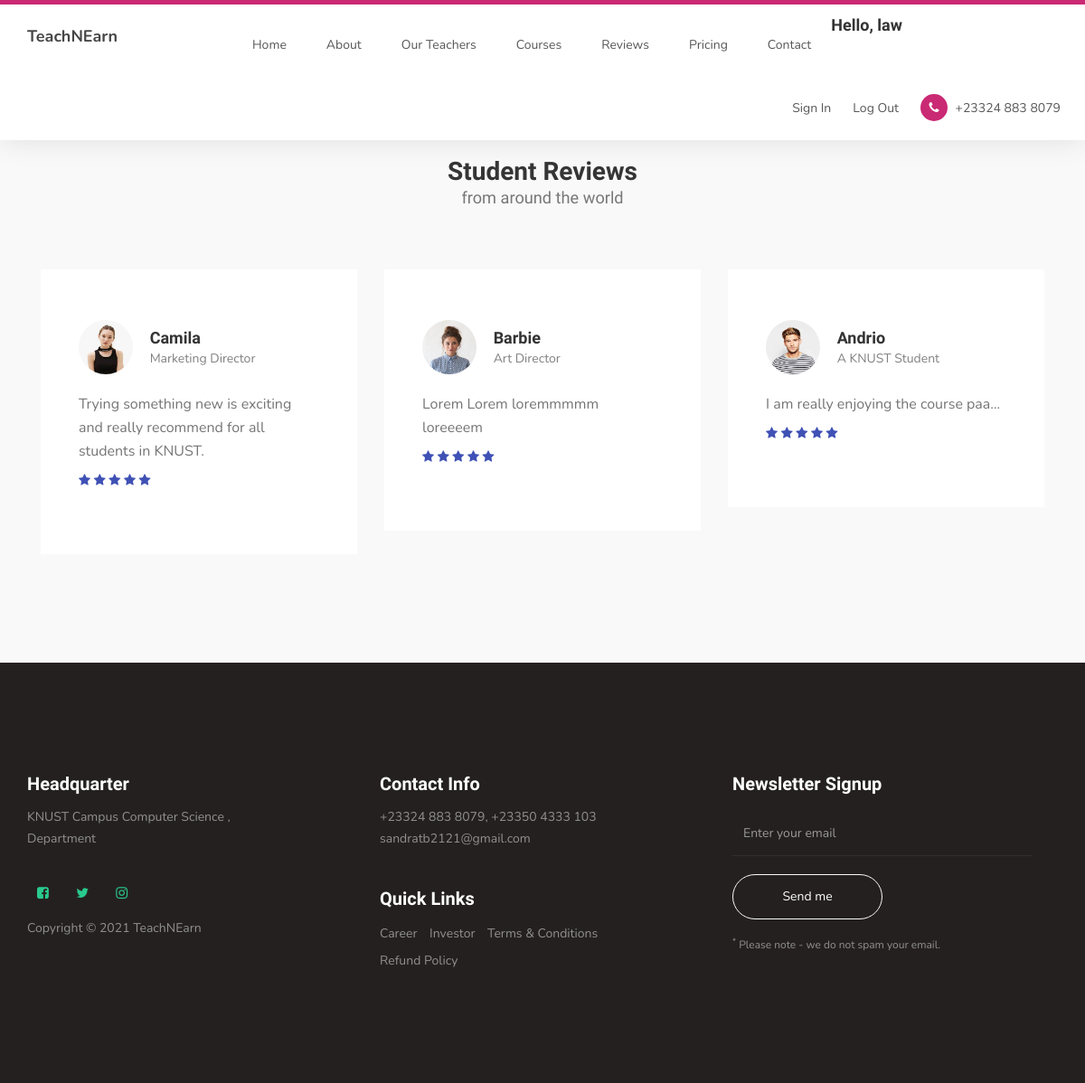
Screenshot of /reviews/ (signed in) with the database file from the repository.
### new/models.py (models this page shows, shortened)
class Review(models.Model):
    name = models.CharField(max_length=70)
    title = models.CharField(max_length=50)
    image = models.ImageField(upload_to='images/')
    star = models.IntegerField()
    comments = models.TextField()

### new/views.py (the view)
# urls.py: path('reviews/', views.reviews, name="reviews"),
@login_required(login_url='signin')
def reviews(request):
    reviews = Review.objects.all()
    context = {'reviews': reviews}
    return render(request, 'reviews.html', context)

### templates/reviews.html
{% extends 'base.html' %}
{% load static %}
{% block content %}
<section id="testimonial">
    <div class="container">
        <div class="row">
            <div class="col-md-12 col-sm-12">
                <div class="section-title">
                    <h2>Student Reviews <small>from around the world</small></h2>
                </div>
                <div class="owl-carousel owl-theme owl-client">
                {% for review in reviews %}
                    <div class="col-md-4 col-sm-4">
                        <div class="item">
                            <div class="tst-image">
                                <img src="{{review.image.url}}" class="img-responsive" alt="">
                            </div>
                            <div class="tst-author">
                                <h4>{{review.name}}</h4>
                                <span>{{review.title}}</span>
                            </div>
                            <p>{{review.comments}}</p>
                            <div class="tst-rating">
                                <i class="fa fa-star"></i>
                                <i class="fa fa-star"></i>
                                <i class="fa fa-star"></i>
                                <i class="fa fa-star"></i>
                                <i class="fa fa-star"></i>
                            </div>
                        </div>
                    </div>
                    {% endfor %}
                </div>
            </div>
        </div>
</section>
{% endblock content %}

### templates/base.html (shortened to what this page needs)
<!DOCTYPE html>
{% load static %}
<html lang="en">
<head>
     <link rel="stylesheet" href="{% static 'css/bootstrap.min.css' %}">
     <link rel="stylesheet" href="{% static 'css/font-awesome.min.css' %}">
     <link rel="stylesheet" href="{% static 'css/owl.carousel.css' %}">
     <link rel="stylesheet" href="{% static 'css/owl.theme.default.min.css' %}">
     <link rel="stylesheet" href="{% static 'css/index.css' %}">
</head>
<body id="top" data-spy="scroll" data-target=".navbar-collapse" data-offset="50">
     <section class="navbar custom-navbar navbar-fixed-top" role="navigation">
          <div class="container">
               <div class="navbar-header">
                    <a href="#" class="navbar-brand">TeachNEarn</a>
               </div>
               <div class="collapse navbar-collapse">
                    <ul class="nav navbar-nav navbar-nav-first">
                         <li><a href="{% url 'index' %}" class="smoothScroll">Home</a></li>
                         <li><a href="{% url 'about' %}" class="smoothScroll">About</a></li>
                         <li><a href="{% url 'team' %}" class="smoothScroll">Our Teachers</a></li>
                         <li><a href="{% url 'courses' %}" class="smoothScroll">Courses</a></li>
                         <li><a href="{% url 'reviews' %}" class="smoothScroll">Reviews</a></li>
                         <li><a href="{% url 'pricing' %}" class="smoothScroll">Pricing</a></li>
                         <li><a href="{% url 'contact' %}" class="smoothScroll">Contact</a></li>
                    </ul>
                    <span><h4 class="txt4">Hello, {{request.user}}</h4></span>
                    <ul class="nav navbar-nav navbar-right">
                        <li><a href="{% url 'signin' %}" class="smoothScroll">Sign In</a></li>
                        <li><a href="{% url 'logoutUser' %}" class="smoothScroll">Log Out</a></li>
                        <li><a href="#"><i class="fa fa-phone"></i> +23324 883 8079</a></li>
                    </ul>
               </div>
          </div>
     </section>
{% block content %}
{% endblock content %}
     <footer id="footer">
          <div class="container">
               <div class="row">
                    <div class="col-md-4 col-sm-6">
                         <div class="footer-info">
                              <div class="section-title">
                                   <h2>Headquarter</h2>
                              </div>
                              <address>
                                   <p>KNUST Campus Computer Science ,<br> Department </p>
                              </address>
                              <ul class="social-icon">
                                   <li><a href="#" class="fa fa-facebook-square" attr="facebook icon"></a></li>
                                   <li><a href="#" class="fa fa-twitter"></a></li>
                                   <li><a href="#" class="fa fa-instagram"></a></li>
                              </ul>
                              <div class="copyright-text">
                                   <p>Copyright &copy; 2021 TeachNEarn</p>
                              </div>
                         </div>
                    </div>
                    <div class="col-md-4 col-sm-6">
                         <div class="footer-info">
                              <div class="section-title">
                                   <h2>Contact Info</h2>
                              </div>
                              <address>
                                   <p>+23324 883 8079, +23350 4333 103</p>
                                   <p><a href="mailto:sandratb2121@gmail.com">sandratb2121@gmail.com</a></p>
                              </address>
                              <div class="footer_menu">
                                   <h2>Quick Links</h2>
                                   <ul>
                                        <li><a href="#">Career</a></li>
                                        <li><a href="#">Investor</a></li>
                                        <li><a href="#">Terms & Conditions</a></li>
                                        <li><a href="#">Refund Policy</a></li>
                                   </ul>
                              </div>
                         </div>
                    </div>
                    <div class="col-md-4 col-sm-12">
                         <div class="footer-info newsletter-form">
                              <div class="section-title">
                                   <h2>Newsletter Signup</h2>
                              </div>
                              <div>
                                   <div class="form-group">
                                        <form action="#" method="get">
                                             <input type="email" class="form-control" placeholder="Enter your email" name="email" id="email" required="">
                                             <input type="submit" class="form-control" name="submit" id="form-submit" value="Send me">
                                        </form>
                                        <span><sup>*</sup> Please note - we do not spam your email.</span>
                                   </div>
                              </div>
                         </div>
                    </div>
               </div>
          </div>
     </footer>
</body>
</html>

### static_in_project/css/index.css (style rules this page uses)
body { background: #ffffff; font-family: 'Nunito', sans-serif; overflow-x: hidden; padding-top: 70px; }
h1,h2,h3,h4,h5,h6 { font-family: 'Muli', sans-serif; font-weight: bold; line-height: inherit; }
h2 { color: #353535; font-size: 2em; padding-bottom: 10px; }
p { color: #757575; font-size: 14px; font-weight: normal; line-height: 24px; }
html { -webkit-font-smoothing: antialiased; }
a { color: #252525; -webkit-transition: 0.5s; transition: 0.5s; text-decoration: none !important; }
a, input, button, .form-control { -webkit-transition: 0.5s; transition: 0.5s; }
.section-title { padding-bottom: 40px; }
.section-title h2 { margin: 0; }
.section-title small { display: block; }
section { position: relative; padding: 100px 0; }
#team, #testimonial { background: #f9f9f9; }
#team, #testimonial { text-align: center; }
.custom-navbar { background: #ffffff; border-top: 5px solid #ca2974; border-bottom: 0; -webkit-box-shadow: 0 1px 30px rgba(0, 0, 0, 0.1); -moz-box-shadow: 0 1px 30px rgba(0, 0, 0, 0.1); box-shadow: 0 1px 30px rgba(0, 0, 0, 0.1); padding: 12px 0; margin-bottom: 0; padding: 0; }
.custom-navbar .navbar-brand { color: #454545; font-size: 18px; font-weight: bold; line-height: 40px; }
.custom-navbar .navbar-nav.navbar-nav-first { margin-left: 8em; }
.custom-navbar .navbar-nav.navbar-right li a { padding-right: 12px; padding-left: 12px; }
.custom-navbar .navbar-nav.navbar-right li a .fa { background: #ca2974; border-radius: 100%; color: #ffffff; width: 30px; height: 30px; line-height: 30px; text-align: center; display: inline-block; margin-right: 5px; }
.custom-navbar .nav li a { line-height: 40px; color: #575757; padding-right: 22px; padding-left: 22px; }
#testimonial .item { background: #ffffff; margin: 20px 0; padding: 4em 3em; text-align: left; }
#courses .col-md-4, #testimonial .col-md-4 { display: block; width: 100%; }
#testimonial .item > p { font-size: 16px; line-height: 26px; }
.tst-rating { margin-bottom: 15px; }
.tst-rating .fa { color: #3f51b5; }
.tst-image, .tst-author { display: inline-block; vertical-align: middle; margin-bottom: 20px; text-align: left; }
.tst-image img { border-radius: 50px; width: 60px !important; height: 60px; margin-right: 15px; }
.tst-author h4 { margin: 0; }
.tst-author span { color: #808080; font-size: 14px; }
footer { background: #252020; padding: 120px 0; }
footer .section-title { padding-bottom: 10px; }
footer h2 { font-size: 20px; }
footer a, footer p { color: #909090; }
footer address p { margin-bottom: 0; }
footer .social-icon { margin-top: 25px; }
.footer-info { margin-right: 2em; }
.footer-info h2 { color: #ffffff; padding: 0; }
.footer_menu h2 { margin-top: 2em; }
.footer_menu ul { margin: 0; padding: 0; }
.footer_menu li { display: inline-block; list-style: none; margin: 5px 10px 5px 0; }
.newsletter-form .form-control { background: transparent; border-radius: 0; box-shadow: none; border: 0; border-bottom: 1px solid #303030; height: 50px; margin: 5px 0; }
.newsletter-form input[type="submit"] { background: transparent; border: 1px solid #f9f9f9; border-radius: 50px; color: #ffffff; display: block; margin-top: 20px; outline: none; width: 50%; }
.newsletter-form .form-group span { color: #909090; display: block; font-size: 12px; margin-top: 20px; }
.social-icon { position: relative; padding: 0; margin: 0; }
.social-icon li { display: inline-block; list-style: none; margin-bottom: 5px; }
.social-icon li a { border-radius: 100px; color: #29ca8e; font-size: 15px; width: 35px; height: 35px; line-height: 35px; text-decoration: none; text-align: center; transition: all 0.4s ease-in-out; position: relative; margin: 5px 5px 5px 0; }

### rows the page displays
Review: image (picture), name "Camila", title "Marketing Director", comments "Trying something new is exciting and really recommend for all students in KNUST."
Review: image (picture), name "Barbie", title "Art Director", comments "Lorem Lorem loremmmmm loreeeem"
Review: image (picture), name "Andrio", title "A KNUST Student", comments "I am really enjoying the course paa..."

### other values shown
{{ request.user }} "law"
